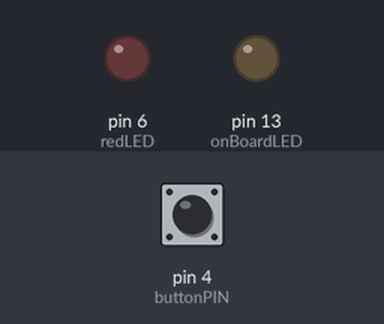
Recording of a sketch running on a simulated Arduino Uno, built with avr-gcc and run on an emulated ATmega328P. Shown: output pins drawn as LEDs (lit = HIGH). Dashed ring = blinking. The test bench sets the inputs (shaded band); at power-on: pin 4 (buttonPIN) LOW. What the sketch prints to the serial monitor is not drawn.

Above: at 1.2 s.
1.3 s: pin 4 (buttonPIN) pulled HIGH for 1 s
At 3.1 s:
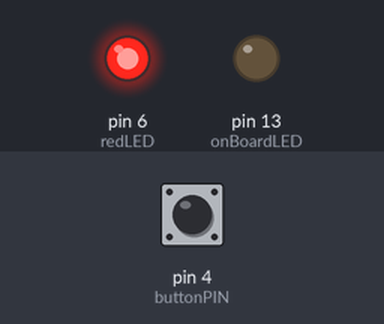
3.8 s: pin 4 (buttonPIN) pulled HIGH for 3.2 s
At 4.1 s:
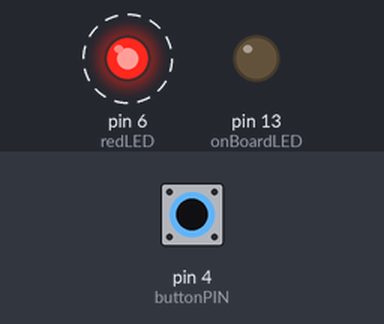
8.5 s: pin 4 (buttonPIN) pulled HIGH for 0.25 s
At 9.3 s:
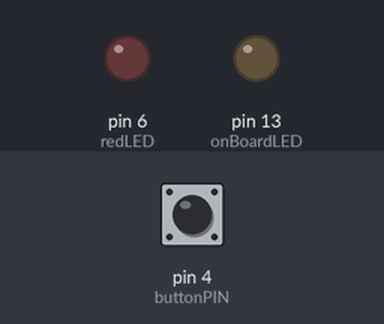
Timing chart, 0 to 11.5 s (numbered marks = the images above; inputs shaded):
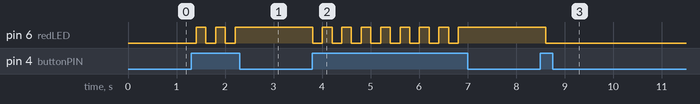

The sketch:

06.loopLogic.ino
```cpp
/*
  Author:

  Learning Intention:
  The students understand loop logic and apply it to a range of control structures.

  Success Criteria:
    1.  I understand logic Logic is asking questions and based on the true and false answer repeating
        or not repeating something
    2.  I can apply different comparison operators to get a desired outcome in a count and pre-test loop
        control structure
    3.  I can read a simple logic flowchart
    4.  I know how to find the documentation for loop logic control structures

  Student Notes:
  Comparison Operators
    - != (not equal to)
    - < (less than)
    - <= (less than or equal to)
    - == (equal to)
    - > (greater than)
    - >= (greater than or equal to)

    Boolean Operators
    - ! (logical not)
    - && (logical and)
    - || (logical or)


  Documentation:
    https://www.arduino.cc/reference/en/#structure
    https://github.com/TempeHS/TempeHS_Ardunio_Bootcamp/blob/main/06.loopLogic/Readme.md

  Schematic:

*/
static unsigned int redLED = 6;
static unsigned int onBoardLED = 13;
static unsigned int buttonPIN = 4;
static unsigned int potPIN = A1;
bool onState = false;

void setup() {
  Serial.begin(9600);
  Serial.println("Serial monitor is configured to 9600 baud rate");
  Serial.println("--------------------");
  pinMode(redLED, OUTPUT);
  pinMode(onBoardLED, OUTPUT);
  pinMode(buttonPIN, INPUT);
}

void loop() {
  bool reading = digitalRead(buttonPIN);
  if (reading == true) {
    onState = !onState;
  }

  digitalWrite(redLED, onState);
  delay(200);
}
```

Measured:
- after the input at 1.3 s, pin 6 (redLED): alternates HIGH for 0.20 s and LOW for 0.20 s, 5 changes in all, then stays HIGH, starting after 0.11 s
- after the input at 3.8 s, pin 6 (redLED): alternates HIGH for 0.20 s and LOW for 0.20 s, 16 changes in all, then stays HIGH, starting at once
- after the input at 8.5 s, pin 6 (redLED): HIGH → LOW after 0.11 s
